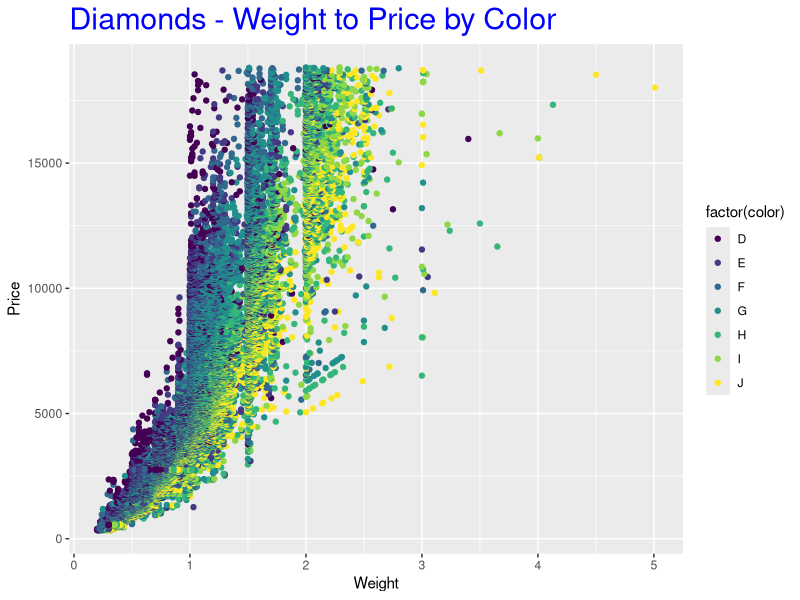
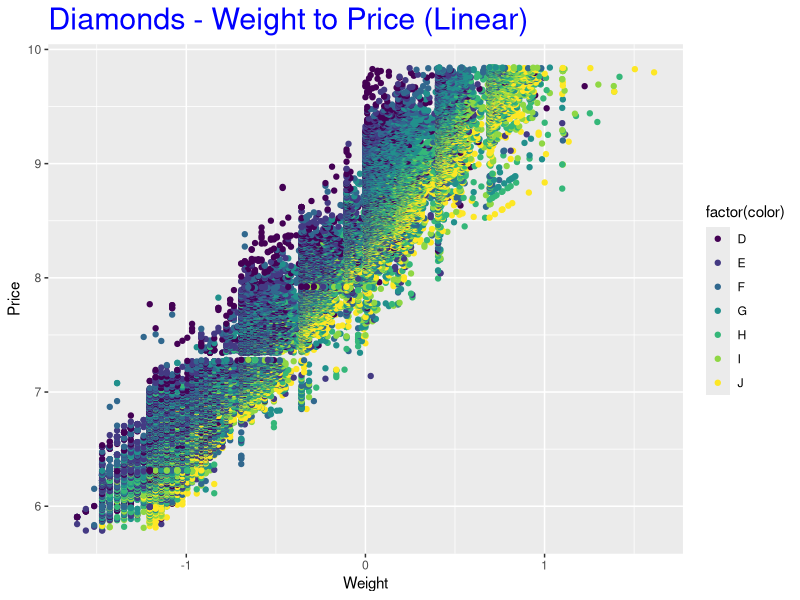
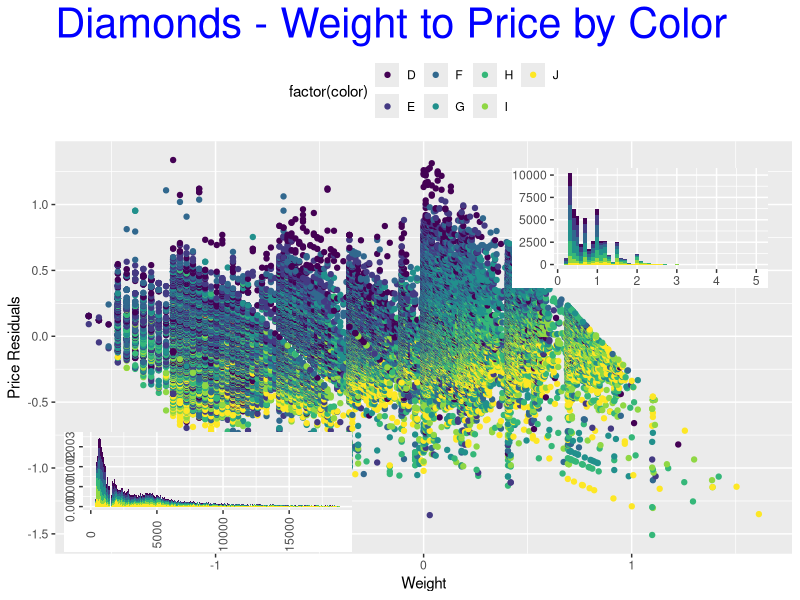

These charts were generated, in order, by the following R code:
#1 Using the diamonds data set, I create plot that shows relationship of diamond weight to price
require("ggplot2") #loads ggplot package
?print
?print.ggplot

require("grid") #Loading required package: grid

## Prof G: need to require gridExtra, I've added here
require("gridExtra")

#Brings Diamonds data into memory
data(diamonds)
str(diamonds)

#Plot relationship of carat on price by color
carat_prc <-ggplot(diamonds, aes(x=carat,y=price)) #creates ggplot with data set diamonds
#assigns x axis as carat and y axis as price
#aes () creates a list of unevaluated expressions, partial name matching, converts color to colour

carat_prc <-carat_prc + labs(title='Diamonds - Weight to Price by Color') +
            theme(plot.title = element_text(size = rel(2), colour = 'blue')) +
            labs(x='Weight', y='Price') + geom_point(aes(color = factor(color)))
#adds title, colour, axis titles

print(carat_prc) #prints the plot of data set Diamonds with weight to price by color

#2 Removing the non-linearity, I replot with both price and weight log-transformed by taking natural log of both variables

carat_prc <- ggplot(diamonds, aes(x=log(carat), y=log(price))) #log transformation on the x and y
log_carat_prc <-carat_prc + labs(title = "Diamonds - Weight to Price (Linear)") + 
                theme(plot.title = element_text(size = rel(2), colour = "blue")) + 
                labs(x = "Weight", y = "Price") + geom_point(aes(color = factor(color)))
#assigns log_carat_prc to the log transformation and adds titles and colours

print(log_carat_prc) #prints the transformed plot

#3 Remove the linear trend (create a linear model and use the residuals on the y-axis
#create a plot using grid package to create a custom version of the plot
#histogram on the left is a density historgram of the price
#histogram on bottom is density histogram of carat

require(grid) #using grid package to create custom version of plothist
require(gridExtra) #using gridExtra package to arrange plots

retrend <- lm(log(price) ~ log(carat), data = diamonds) #removes the linear trend, creates linear model w/ residuals on y

diamonds$lprice2 <- resid(retrend) #assigns residuals of linear model to lprice2 variable

blank <- ggplot() #assigns blank to an empty vector
blank <- blank + geom_point(aes(1, 1), colour = "white") #adds geom point, used to create scatterplot
blank <- blank + theme(axis.ticks = element_blank(), panel.background = element_blank(), 
                       axis.text.x = element_blank(), axis.text.y = element_blank(), 
                       axis.title.x = element_blank(), axis.title.y = element_blank(), 
                       panel.grid = element_blank()) #This theme element draws nothing, and assigns no space

hist_carat <- ggplot(diamonds, aes(x=carat, fill=color)) #assigns hist_carat to the ggplot of carat in data set diamonds with color
hist_carat <- hist_carat + geom_histogram(bins = 1000, binwidth = 0.1)
hist_carat <- hist_carat + theme(legend.position = "none") + 
              labs(x = NULL, y = NULL, title = NULL)
#creates the histogram of carat with no titles, axis headers, or legend

plot <- qplot(log(carat), lprice2, data = diamonds, xlab = "Weight", ylab = "Price Residuals", 
              colour = factor(color), main = "Diamonds - Weight to Price by Color")
plot <- plot + theme(legend.box = "horizontal", legend.direction = "horizontal",legend.position = "top")
plot <- plot + theme(plot.title = element_text(colour = "blue", size = 30))

#creates a qplot with log(carat) and the residuals (lprice2) with diamonds data
#includes the legend on the top in a horizontal setting
#includes large blue plot title

hist_price <- ggplot(diamonds, aes(x=price, fill=color)) #assigns hist_price the ggplot of price in data set diamonds with color
hist_price <- hist_price + geom_histogram(binwidth = 50, aes(y = ..density..)) #sets binwidth to 50
hist_price <- hist_price + theme(legend.position = "none") #removes legend
hist_price <- hist_price + labs(x = NULL, y = NULL, title = NULL) #removes any header titles
hist_price <- hist_price + theme(axis.text.x = element_text(angle=90, vjust=0.5, 
                                                          hjust=0.5)) 
hist_price <- hist_price + theme(axis.text.y = element_text(angle=90, vjust=0.5, 
                                                          hjust=0.5))
#sets the axis numbers/units straight at correct incrememnts 
#using vertical and horizontal justifications

grid.arrange(arrangeGrob(hist_price + scale_y_reverse() + coord_flip(), plot, 
                         ncol=2, widths = c(1,3)), arrangeGrob(blank, hist_carat,
                          ncol=2, widths = c(1,3)), heights = c(3,1))
#arranges the three plots, reverses the y-axis scale on hist_price
#places graphs in appropriate spectrums ie c(1,3)

#4 Using grid package, using viewports, create overlays
require(grid)

hist_carat <- hist_carat + theme(plot.margin = unit(c(0, 0, 0, 0), units = "mm"))
#margin around entire plot (unit with the sizes of the top, right, bottom, and left margins)

hist_price <- hist_price + theme(plot.margin = unit(c(0, 0, 0, 0), units = "mm"))
#margin around entire plot (unit with the sizes of the top, right, bottom, and left margins)

pushViewport(viewport(layout = grid.layout(25,25))) #set the grid layout as 25 by 25 units
#using viewport functions create viewports
#describe rectangular regions on a graphics device and defines number of coordinate systems within those regions

print(plot, vp = viewport(layout.pos.row = 1:25, layout.pos.col = 1:25))
print(hist_carat, vp = viewport(layout.pos.row = 8:12, layout.pos.col = 17:24))
print(hist_price, vp = viewport(layout.pos.row = 19:23, layout.pos.col = 3:11))
#prints the hist_price and hist_carat on top of the plot through viewpoint

## Prof G: Did not print all of the plots?